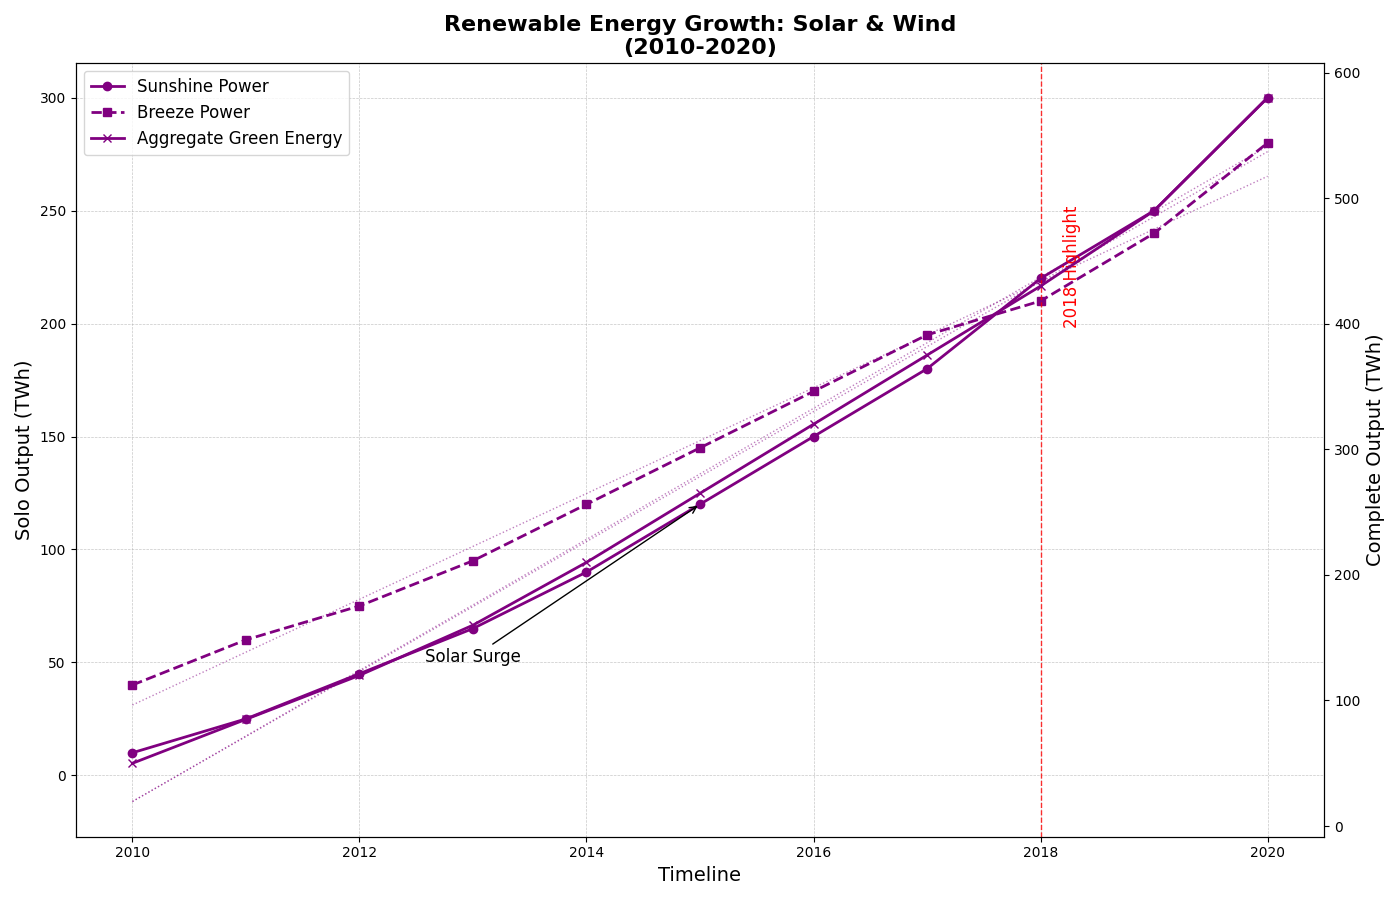

Source code (Python):
import matplotlib.pyplot as plt
import numpy as np

# Years of observation
years = np.arange(2010, 2021)

# Artificial data for renewable energy production (in Terawatt-hours)
solar_energy = [10, 25, 45, 65, 90, 120, 150, 180, 220, 250, 300]
wind_energy = [40, 60, 75, 95, 120, 145, 170, 195, 210, 240, 280]

# Total renewable energy production (Solar + Wind)
total_renewable = [s + w for s, w in zip(solar_energy, wind_energy)]

# Initialize the plot
fig, ax1 = plt.subplots(figsize=(14, 9))

# Use a single color for all data groups
single_color = 'purple'

# Plot Solar and Wind energy on the primary y-axis
ax1.plot(years, solar_energy, color=single_color, linestyle='-', linewidth=2, marker='o', label='Sunshine Power')
ax1.plot(years, wind_energy, color=single_color, linestyle='--', linewidth=2, marker='s', label='Breeze Power')

# Grid and layout adjustments
ax1.grid(True, linestyle='--', linewidth=0.5, alpha=0.7)

# Add a secondary y-axis for total renewable energy production
ax2 = ax1.twinx()
ax2.plot(years, total_renewable, color=single_color, linestyle='-', linewidth=2, marker='x', label='Aggregate Green Energy')

# Set titles and labels
ax1.set_title('Renewable Energy Growth: Solar & Wind\n(2010-2020)', fontsize=16, weight='bold')
ax1.set_xlabel('Timeline', fontsize=14)
ax1.set_ylabel('Solo Output (TWh)', fontsize=14, color='black')
ax2.set_ylabel('Complete Output (TWh)', fontsize=14, color='black')

# Add trend lines
z_solar = np.polyfit(years, solar_energy, 1)
p_solar = np.poly1d(z_solar)
ax1.plot(years, p_solar(years), color=single_color, linestyle=':', alpha=0.5, linewidth=1)

z_wind = np.polyfit(years, wind_energy, 1)
p_wind = np.poly1d(z_wind)
ax1.plot(years, p_wind(years), color=single_color, linestyle=':', alpha=0.5, linewidth=1)

z_total = np.polyfit(years, total_renewable, 1)
p_total = np.poly1d(z_total)
ax2.plot(years, p_total(years), color=single_color, linestyle=':', alpha=0.5, linewidth=1)

# Annotations and highlights
ax1.annotate('Solar Surge', xy=(2015, solar_energy[5]), xytext=(2013, 50),
             arrowprops=dict(facecolor=single_color, arrowstyle='->'),
             fontsize=12, ha='center')

highlight_year = 2018
ax1.axvline(x=highlight_year, color='red', linestyle='--', linewidth=1, alpha=0.8)
ax1.text(highlight_year + 0.2, 200, '2018 Highlight', color='red', fontsize=12, rotation=90)

# Legends
lines, labels = ax1.get_legend_handles_labels()
lines2, labels2 = ax2.get_legend_handles_labels()
ax1.legend(lines + lines2, labels + labels2, loc='upper left', fontsize=12)

# Adjust layout for clarity
plt.tight_layout()

# Display the plot
plt.show()
